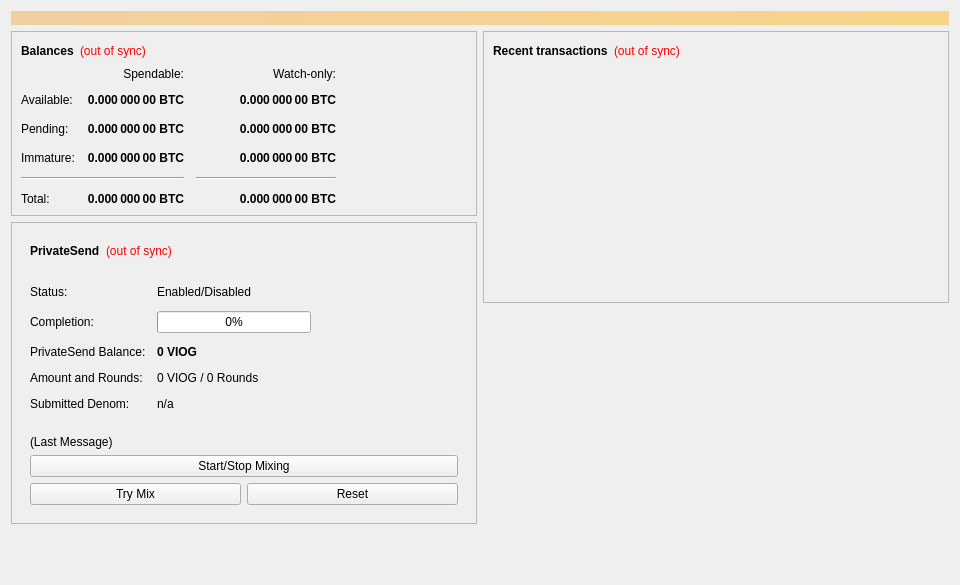
<?xml version="1.0" encoding="UTF-8"?>
<ui version="4.0">
 <class>OverviewPage</class>
 <widget class="QWidget" name="OverviewPage">
  <property name="geometry">
   <rect>
    <x>0</x>
    <y>0</y>
    <width>960</width>
    <height>585</height>
   </rect>
  </property>
  <property name="minimumSize">
   <size>
    <width>960</width>
    <height>0</height>
   </size>
  </property>
  <property name="windowTitle">
   <string>Form</string>
  </property>
  <layout class="QVBoxLayout" name="topLayout">
   <item>
    <widget class="QLabel" name="labelAlerts">
     <property name="visible">
      <bool>false</bool>
     </property>
     <property name="styleSheet">
      <string notr="true">background-color: qlineargradient(x1: 0, y1: 0, x2: 1, y2: 0, stop:0 #F0D0A0, stop:1 #F8D488); color:#000000;</string>
     </property>
     <property name="wordWrap">
      <bool>true</bool>
     </property>
     <property name="margin">
      <number>3</number>
     </property>
    </widget>
   </item>
   <item>
    <layout class="QHBoxLayout" name="horizontalLayout" stretch="1,1">
     <item>
      <layout class="QVBoxLayout" name="verticalLayout_2">
       <item>
        <widget class="QFrame" name="frame">
         <property name="frameShape">
          <enum>QFrame::StyledPanel</enum>
         </property>
         <property name="frameShadow">
          <enum>QFrame::Raised</enum>
         </property>
         <layout class="QVBoxLayout" name="verticalLayout_4">
          <item>
           <layout class="QHBoxLayout" name="horizontalLayout_4">
            <item>
             <widget class="QLabel" name="label_5">
              <property name="font">
               <font>
                <weight>75</weight>
                <bold>true</bold>
               </font>
              </property>
              <property name="text">
               <string>Balances</string>
              </property>
             </widget>
            </item>
            <item>
             <widget class="QLabel" name="labelWalletStatus">
              <property name="toolTip">
               <string>The displayed information may be out of date. Your wallet automatically synchronizes with the Vivoinnovaonexgobyte network after a connection is established, but this process has not completed yet.</string>
              </property>
              <property name="styleSheet">
               <string notr="true">QLabel { color: red; }</string>
              </property>
              <property name="text">
               <string notr="true">(out of sync)</string>
              </property>
              <property name="alignment">
               <set>Qt::AlignLeading|Qt::AlignLeft|Qt::AlignVCenter</set>
              </property>
             </widget>
            </item>
            <item>
             <spacer name="horizontalSpacer_3">
              <property name="orientation">
               <enum>Qt::Horizontal</enum>
              </property>
              <property name="sizeHint" stdset="0">
               <size>
                <width>40</width>
                <height>20</height>
               </size>
              </property>
             </spacer>
            </item>
           </layout>
          </item>
          <item>
           <layout class="QGridLayout" name="gridLayout">
            <property name="spacing">
             <number>12</number>
            </property>
            <item row="2" column="2">
             <widget class="QLabel" name="labelWatchPending">
              <property name="font">
               <font>
                <weight>75</weight>
                <bold>true</bold>
               </font>
              </property>
              <property name="cursor">
               <cursorShape>IBeamCursor</cursorShape>
              </property>
              <property name="toolTip">
               <string>Unconfirmed transactions to watch-only addresses</string>
              </property>
              <property name="text">
               <string notr="true">0.000 000 00 BTC</string>
              </property>
              <property name="alignment">
               <set>Qt::AlignRight|Qt::AlignTrailing|Qt::AlignVCenter</set>
              </property>
              <property name="textInteractionFlags">
               <set>Qt::LinksAccessibleByMouse|Qt::TextSelectableByKeyboard|Qt::TextSelectableByMouse</set>
              </property>
             </widget>
            </item>
            <item row="2" column="1">
             <widget class="QLabel" name="labelUnconfirmed">
              <property name="font">
               <font>
                <weight>75</weight>
                <bold>true</bold>
               </font>
              </property>
              <property name="cursor">
               <cursorShape>IBeamCursor</cursorShape>
              </property>
              <property name="toolTip">
               <string>Total of transactions that have yet to be confirmed, and do not yet count toward the spendable balance</string>
              </property>
              <property name="text">
               <string notr="true">0.000 000 00 BTC</string>
              </property>
              <property name="alignment">
               <set>Qt::AlignRight|Qt::AlignTrailing|Qt::AlignVCenter</set>
              </property>
              <property name="textInteractionFlags">
               <set>Qt::LinksAccessibleByMouse|Qt::TextSelectableByKeyboard|Qt::TextSelectableByMouse</set>
              </property>
             </widget>
            </item>
            <item row="3" column="2">
             <widget class="QLabel" name="labelWatchImmature">
              <property name="font">
               <font>
                <weight>75</weight>
                <bold>true</bold>
               </font>
              </property>
              <property name="cursor">
               <cursorShape>IBeamCursor</cursorShape>
              </property>
              <property name="toolTip">
               <string>Mined balance in watch-only addresses that has not yet matured</string>
              </property>
              <property name="text">
               <string notr="true">0.000 000 00 BTC</string>
              </property>
              <property name="alignment">
               <set>Qt::AlignRight|Qt::AlignTrailing|Qt::AlignVCenter</set>
              </property>
              <property name="textInteractionFlags">
               <set>Qt::LinksAccessibleByMouse|Qt::TextSelectableByKeyboard|Qt::TextSelectableByMouse</set>
              </property>
             </widget>
            </item>
            <item row="4" column="0" colspan="2">
             <widget class="Line" name="lineSpendableBalance">
              <property name="orientation">
               <enum>Qt::Horizontal</enum>
              </property>
             </widget>
            </item>
            <item row="4" column="2">
             <widget class="Line" name="lineWatchBalance">
              <property name="sizePolicy">
               <sizepolicy hsizetype="Preferred" vsizetype="Fixed">
                <horstretch>0</horstretch>
                <verstretch>0</verstretch>
               </sizepolicy>
              </property>
              <property name="minimumSize">
               <size>
                <width>140</width>
                <height>0</height>
               </size>
              </property>
              <property name="orientation">
               <enum>Qt::Horizontal</enum>
              </property>
             </widget>
            </item>
            <item row="5" column="0">
             <widget class="QLabel" name="labelTotalText">
              <property name="text">
               <string>Total:</string>
              </property>
             </widget>
            </item>
            <item row="3" column="1">
             <widget class="QLabel" name="labelImmature">
              <property name="font">
               <font>
                <weight>75</weight>
                <bold>true</bold>
               </font>
              </property>
              <property name="cursor">
               <cursorShape>IBeamCursor</cursorShape>
              </property>
              <property name="toolTip">
               <string>Mined balance that has not yet matured</string>
              </property>
              <property name="text">
               <string notr="true">0.000 000 00 BTC</string>
              </property>
              <property name="alignment">
               <set>Qt::AlignRight|Qt::AlignTrailing|Qt::AlignVCenter</set>
              </property>
              <property name="textInteractionFlags">
               <set>Qt::LinksAccessibleByMouse|Qt::TextSelectableByKeyboard|Qt::TextSelectableByMouse</set>
              </property>
             </widget>
            </item>
            <item row="2" column="3">
             <spacer name="horizontalSpacer_2">
              <property name="orientation">
               <enum>Qt::Horizontal</enum>
              </property>
              <property name="sizeHint" stdset="0">
               <size>
                <width>40</width>
                <height>20</height>
               </size>
              </property>
             </spacer>
            </item>
            <item row="3" column="0">
             <widget class="QLabel" name="labelImmatureText">
              <property name="text">
               <string>Immature:</string>
              </property>
             </widget>
            </item>
            <item row="5" column="1">
             <widget class="QLabel" name="labelTotal">
              <property name="font">
               <font>
                <weight>75</weight>
                <bold>true</bold>
               </font>
              </property>
              <property name="cursor">
               <cursorShape>IBeamCursor</cursorShape>
              </property>
              <property name="toolTip">
               <string>Your current total balance</string>
              </property>
              <property name="text">
               <string notr="true">0.000 000 00 BTC</string>
              </property>
              <property name="alignment">
               <set>Qt::AlignRight|Qt::AlignTrailing|Qt::AlignVCenter</set>
              </property>
              <property name="textInteractionFlags">
               <set>Qt::LinksAccessibleByMouse|Qt::TextSelectableByKeyboard|Qt::TextSelectableByMouse</set>
              </property>
             </widget>
            </item>
            <item row="5" column="2">
             <widget class="QLabel" name="labelWatchTotal">
              <property name="font">
               <font>
                <weight>75</weight>
                <bold>true</bold>
               </font>
              </property>
              <property name="cursor">
               <cursorShape>IBeamCursor</cursorShape>
              </property>
              <property name="toolTip">
               <string>Current total balance in watch-only addresses</string>
              </property>
              <property name="text">
               <string notr="true">0.000 000 00 BTC</string>
              </property>
              <property name="alignment">
               <set>Qt::AlignRight|Qt::AlignTrailing|Qt::AlignVCenter</set>
              </property>
              <property name="textInteractionFlags">
               <set>Qt::LinksAccessibleByMouse|Qt::TextSelectableByKeyboard|Qt::TextSelectableByMouse</set>
              </property>
             </widget>
            </item>
            <item row="0" column="2">
             <widget class="QLabel" name="labelWatchonly">
              <property name="text">
               <string>Watch-only:</string>
              </property>
              <property name="alignment">
               <set>Qt::AlignRight|Qt::AlignTrailing|Qt::AlignVCenter</set>
              </property>
             </widget>
            </item>
            <item row="1" column="0">
             <widget class="QLabel" name="labelBalanceText">
              <property name="text">
               <string>Available:</string>
              </property>
             </widget>
            </item>
            <item row="1" column="1">
             <widget class="QLabel" name="labelBalance">
              <property name="font">
               <font>
                <weight>75</weight>
                <bold>true</bold>
               </font>
              </property>
              <property name="cursor">
               <cursorShape>IBeamCursor</cursorShape>
              </property>
              <property name="toolTip">
               <string>Your current spendable balance</string>
              </property>
              <property name="text">
               <string notr="true">0.000 000 00 BTC</string>
              </property>
              <property name="alignment">
               <set>Qt::AlignRight|Qt::AlignTrailing|Qt::AlignVCenter</set>
              </property>
              <property name="textInteractionFlags">
               <set>Qt::LinksAccessibleByMouse|Qt::TextSelectableByKeyboard|Qt::TextSelectableByMouse</set>
              </property>
             </widget>
            </item>
            <item row="1" column="2">
             <widget class="QLabel" name="labelWatchAvailable">
              <property name="font">
               <font>
                <weight>75</weight>
                <bold>true</bold>
               </font>
              </property>
              <property name="cursor">
               <cursorShape>IBeamCursor</cursorShape>
              </property>
              <property name="toolTip">
               <string>Your current balance in watch-only addresses</string>
              </property>
              <property name="text">
               <string notr="true">0.000 000 00 BTC</string>
              </property>
              <property name="alignment">
               <set>Qt::AlignRight|Qt::AlignTrailing|Qt::AlignVCenter</set>
              </property>
              <property name="textInteractionFlags">
               <set>Qt::LinksAccessibleByMouse|Qt::TextSelectableByKeyboard|Qt::TextSelectableByMouse</set>
              </property>
             </widget>
            </item>
            <item row="2" column="0">
             <widget class="QLabel" name="labelPendingText">
              <property name="text">
               <string>Pending:</string>
              </property>
             </widget>
            </item>
            <item row="0" column="1">
             <widget class="QLabel" name="labelSpendable">
              <property name="text">
               <string>Spendable:</string>
              </property>
              <property name="alignment">
               <set>Qt::AlignRight|Qt::AlignTrailing|Qt::AlignVCenter</set>
              </property>
             </widget>
            </item>
           </layout>
          </item>
         </layout>
        </widget>
       </item>
       <item>
        <widget class="QFrame" name="framePrivateSend">
         <property name="layoutDirection">
          <enum>Qt::LeftToRight</enum>
         </property>
         <property name="frameShape">
          <enum>QFrame::StyledPanel</enum>
         </property>
         <property name="frameShadow">
          <enum>QFrame::Raised</enum>
         </property>
         <layout class="QVBoxLayout" name="VerticalLayout_PS1">
          <item>
           <widget class="QWidget" name="layoutWidgetPrivateSendHeader">
            <layout class="QHBoxLayout" name="horizontalLayout_5">
             <item>
              <widget class="QLabel" name="labelPrivateSendHeader">
               <property name="font">
                <font>
                 <weight>75</weight>
                 <bold>true</bold>
                </font>
               </property>
               <property name="text">
                <string>PrivateSend</string>
               </property>
              </widget>
             </item>
             <item>
              <widget class="QLabel" name="labelPrivateSendSyncStatus">
               <property name="toolTip">
                <string>The displayed information may be out of date. Your wallet automatically synchronizes with the Vivoinnovaonexgobyte network after a connection is established, but this process has not completed yet.</string>
               </property>
               <property name="styleSheet">
                <string notr="true">QLabel { color: red; }</string>
               </property>
               <property name="text">
                <string notr="true">(out of sync)</string>
               </property>
               <property name="alignment">
                <set>Qt::AlignLeading|Qt::AlignLeft|Qt::AlignVCenter</set>
               </property>
              </widget>
             </item>
             <item>
              <spacer name="horizontalSpacer_4">
               <property name="orientation">
                <enum>Qt::Horizontal</enum>
               </property>
               <property name="sizeHint" stdset="0">
                <size>
                 <width>40</width>
                 <height>20</height>
                </size>
               </property>
              </spacer>
             </item>
            </layout>
           </widget>
          </item>
          <item>
           <widget class="QWidget" name="privateSendFormLayoutWidget">
            <layout class="QFormLayout" name="privateSendFormLayout">
             <property name="fieldGrowthPolicy">
              <enum>QFormLayout::AllNonFixedFieldsGrow</enum>
             </property>
             <property name="horizontalSpacing">
              <number>11</number>
             </property>
             <property name="verticalSpacing">
              <number>12</number>
             </property>
             <item row="0" column="0">
              <widget class="QLabel" name="labelPrivateSendEnabledText">
               <property name="text">
                <string>Status:</string>
               </property>
              </widget>
             </item>
             <item row="0" column="1">
              <widget class="QLabel" name="labelPrivateSendEnabled">
               <property name="text">
                <string>Enabled/Disabled</string>
               </property>
              </widget>
             </item>
             <item row="1" column="0">
              <widget class="QLabel" name="labelCompletitionText">
               <property name="text">
                <string>Completion:</string>
               </property>
              </widget>
             </item>
             <item row="1" column="1">
              <widget class="QProgressBar" name="privateSendProgress">
               <property name="maximumSize">
                <size>
                 <width>154</width>
                 <height>16777215</height>
                </size>
               </property>
               <property name="value">
                <number>0</number>
               </property>
              </widget>
             </item>
             <item row="2" column="0">
              <widget class="QLabel" name="labelAnonymizedText">
               <property name="text">
                <string>PrivateSend Balance:</string>
               </property>
              </widget>
             </item>
             <item row="2" column="1">
              <widget class="QLabel" name="labelAnonymized">
               <property name="font">
                <font>
                 <weight>75</weight>
                 <bold>true</bold>
                </font>
               </property>
               <property name="text">
                <string notr="true">0 VIOG</string>
               </property>
              </widget>
             </item>
             <item row="3" column="0">
              <widget class="QLabel" name="labelAmountAndRoundsText">
               <property name="text">
                <string>Amount and Rounds:</string>
               </property>
              </widget>
             </item>
             <item row="3" column="1">
              <widget class="QLabel" name="labelAmountRounds">
               <property name="text">
                <string>0 VIOG / 0 Rounds</string>
               </property>
              </widget>
             </item>
             <item row="4" column="0">
              <widget class="QLabel" name="labelSubmittedDenomText">
               <property name="text">
                <string>Submitted Denom:</string>
               </property>
              </widget>
             </item>
             <item row="4" column="1">
              <widget class="QLabel" name="labelSubmittedDenom">
               <property name="toolTip">
                <string>The denominations you submitted to the Masternode.&lt;br&gt;To mix, other users must submit the exact same denominations.</string>
               </property>
               <property name="text">
                <string>n/a</string>
               </property>
              </widget>
             </item>
            </layout>
           </widget>
          </item>
          <item>
           <widget class="QWidget" name="layoutWidgetLastMessageAndButtons">
            <layout class="QVBoxLayout" name="VerticalLayout_PS">
             <item>
              <widget class="QLabel" name="labelPrivateSendLastMessage">
               <property name="text">
                <string>(Last Message)</string>
               </property>
               <property name="alignment">
                <set>Qt::AlignLeading|Qt::AlignLeft|Qt::AlignTop</set>
               </property>
               <property name="wordWrap">
                <bool>true</bool>
               </property>
              </widget>
             </item>
             <item>
              <widget class="QPushButton" name="togglePrivateSend">
               <property name="sizePolicy">
                <sizepolicy hsizetype="MinimumExpanding" vsizetype="Fixed">
                 <horstretch>0</horstretch>
                 <verstretch>0</verstretch>
                </sizepolicy>
               </property>
               <property name="text">
                <string>Start/Stop Mixing</string>
               </property>
              </widget>
             </item>
             <item>
              <layout class="QHBoxLayout" name="horizontalLayout_debugbuttons">
               <item>
                <widget class="QPushButton" name="privateSendAuto">
                 <property name="sizePolicy">
                  <sizepolicy hsizetype="MinimumExpanding" vsizetype="Fixed">
                   <horstretch>0</horstretch>
                   <verstretch>0</verstretch>
                  </sizepolicy>
                 </property>
                 <property name="toolTip">
                  <string>Try to manually submit a PrivateSend request.</string>
                 </property>
                 <property name="text">
                  <string>Try Mix</string>
                 </property>
                </widget>
               </item>
               <item>
                <widget class="QPushButton" name="privateSendReset">
                 <property name="sizePolicy">
                  <sizepolicy hsizetype="MinimumExpanding" vsizetype="Fixed">
                   <horstretch>0</horstretch>
                   <verstretch>0</verstretch>
                  </sizepolicy>
                 </property>
                 <property name="toolTip">
                  <string>Reset the current status of PrivateSend (can interrupt PrivateSend if it's in the process of Mixing, which can cost you money!)</string>
                 </property>
                 <property name="autoFillBackground">
                  <bool>false</bool>
                 </property>
                 <property name="text">
                  <string>Reset</string>
                 </property>
                </widget>
               </item>
              </layout>
             </item>
            </layout>
           </widget>
          </item>
         </layout>
        </widget>
       </item>
       <item>
        <spacer name="verticalSpacer">
         <property name="orientation">
          <enum>Qt::Vertical</enum>
         </property>
         <property name="sizeHint" stdset="0">
          <size>
           <width>20</width>
           <height>40</height>
          </size>
         </property>
        </spacer>
       </item>
      </layout>
     </item>
     <item>
      <layout class="QVBoxLayout" name="verticalLayout_3">
       <item>
        <widget class="QFrame" name="frame_2">
         <property name="frameShape">
          <enum>QFrame::StyledPanel</enum>
         </property>
         <property name="frameShadow">
          <enum>QFrame::Raised</enum>
         </property>
         <layout class="QVBoxLayout" name="verticalLayout">
          <item>
           <layout class="QHBoxLayout" name="horizontalLayout_2">
            <item>
             <widget class="QLabel" name="label_4">
              <property name="font">
               <font>
                <weight>75</weight>
                <bold>true</bold>
               </font>
              </property>
              <property name="text">
               <string>Recent transactions</string>
              </property>
             </widget>
            </item>
            <item>
             <widget class="QLabel" name="labelTransactionsStatus">
              <property name="toolTip">
               <string>The displayed information may be out of date. Your wallet automatically synchronizes with the Vivoinnovaonexgobyte network after a connection is established, but this process has not completed yet.</string>
              </property>
              <property name="styleSheet">
               <string notr="true">QLabel { color: red; }</string>
              </property>
              <property name="text">
               <string notr="true">(out of sync)</string>
              </property>
              <property name="alignment">
               <set>Qt::AlignLeading|Qt::AlignLeft|Qt::AlignVCenter</set>
              </property>
             </widget>
            </item>
            <item>
             <spacer name="horizontalSpacer">
              <property name="orientation">
               <enum>Qt::Horizontal</enum>
              </property>
              <property name="sizeHint" stdset="0">
               <size>
                <width>40</width>
                <height>20</height>
               </size>
              </property>
             </spacer>
            </item>
           </layout>
          </item>
          <item>
           <widget class="QListView" name="listTransactions">
            <property name="styleSheet">
             <string notr="true">QListView { background: transparent; }</string>
            </property>
            <property name="frameShape">
             <enum>QFrame::NoFrame</enum>
            </property>
            <property name="verticalScrollBarPolicy">
             <enum>Qt::ScrollBarAlwaysOff</enum>
            </property>
            <property name="horizontalScrollBarPolicy">
             <enum>Qt::ScrollBarAlwaysOff</enum>
            </property>
            <property name="selectionMode">
             <enum>QAbstractItemView::NoSelection</enum>
            </property>
           </widget>
          </item>
         </layout>
        </widget>
       </item>
       <item>
        <spacer name="verticalSpacer_2">
         <property name="orientation">
          <enum>Qt::Vertical</enum>
         </property>
         <property name="sizeHint" stdset="0">
          <size>
           <width>20</width>
           <height>40</height>
          </size>
         </property>
        </spacer>
       </item>
      </layout>
     </item>
    </layout>
   </item>
  </layout>
 </widget>
 <resources/>
 <connections/>
</ui>
